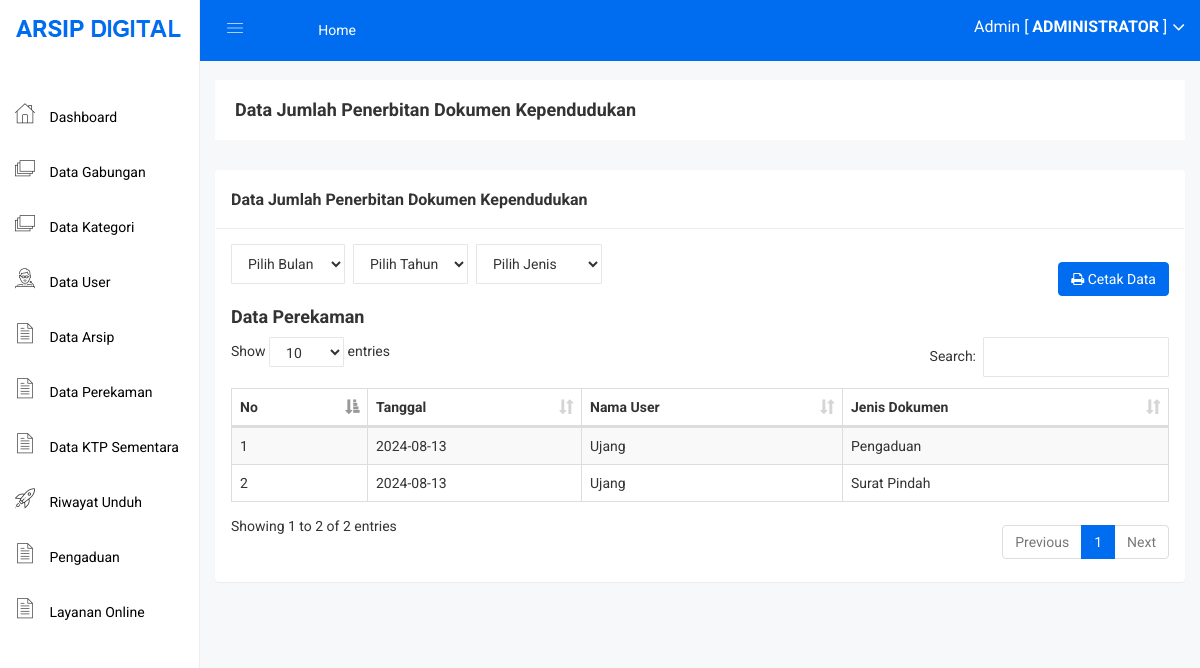
Screenshot of /admin/gabungan.php (signed in) with the database file from the repository.
### tables this page shows
CREATE TABLE IF NOT EXISTS `penerbitan` (
  `id_penerbitan` int NOT NULL AUTO_INCREMENT,
  `tanggal` date NOT NULL,
  `nama_user` varchar(255) NOT NULL,
  `jenis_dokumen` varchar(255) NOT NULL,
  PRIMARY KEY (`id_penerbitan`)
);

### admin/gabungan.php (the view, shortened to what this page needs)
<?php include 'header.php'; ?>
<br>
<br>
<div class="breadcome-area">
    <div class="container-fluid">
        <div class="row">
            <div class="col-lg-12 col-md-12 col-sm-12 col-xs-12">
                <div class="breadcome-list">
                    <div class="row">
                        <div class="col-lg-6 col-md-6 col-sm-6 col-xs-12">
                            <div class="breadcome-heading">
                                <h4 style="margin-bottom: 0px">Data Jumlah Penerbitan Dokumen Kependudukan</h4>
                            </div>
                        </div>
                    </div>
                </div>
            </div>
        </div>
    </div>
</div>
<div class="container-fluid">
    <div class="panel panel">
        <div class="panel-heading">
            <h3 class="panel-title">Data Jumlah Penerbitan Dokumen Kependudukan</h3>
        </div>
        <div class="panel-body">
        <div class="d-flex align-items-center justify-content-between mb-2">
                <div class="d-flex">
                    <div class="form-group">
                        <?= renderMonthSelect('bulan'); ?>
                    </div>
                    <div class="form-group mx-2">
                        <?= renderYearSelect('tahun', 2020, 2025);
                        ?>
                    </div>
                    <div class="form-group">
                        <select name="jenis" id="jenis" class="form-control">
                            <option value="">Pilih Jenis</option>
                        </select>
                    </div>
                </div>
                <div>
                    <a href="gabungan_cetak.php?<?= getUrlParams() ?>" class="btn btn-primary"><i class="fa fa-print"></i> Cetak Data</a>
                </div>
            </div>
            <h4>Data Perekaman</h4>
            <table id="table1" class="table table-bordered table-striped table-hover table-datatable">
                <thead>
                    <tr>
                        <th>No</th>
                        <th>Tanggal</th>
                        <th>Nama User</th>
                        <th>Jenis Dokumen</th>
                    </tr>
                </thead>
                <tbody>
                    <?php
                    $no = 1;
                    $query = "SELECT * FROM penerbitan";
                    $data = mysqli_query($koneksi, $query);
                    while ($d = mysqli_fetch_array($data)) {
                    ?>
                        <tr>
                            <td><?= $no++; ?></td>
                            <td><?= $d['tanggal']; ?></td>
                            <td><?= $d['nama_user']; ?></td>
                            <td style="text-transform: capitalize;"><?= $d['jenis_dokumen']; ?></td>
                        </tr>
                    <?php
                    }
                    ?>
                </tbody>
            </table>
        </div>
    </div>
</div>
<?php include 'footer.php'; ?>

### assets/css/main.css (style rules this page uses)
html { color: #222; font-size: 1em; line-height: 1.4; }

### assets/css/style.css (style rules this page uses)
.btn-primary { background: #006df0; color: white !important; border: 1px solid #006df0; }
.panel-heading { padding: 20px 15px; border-bottom: 1px solid #ececec; }
td { vertical-align: middle !important; }
.mr-2, .mx-2 { margin-right: 0.5rem !important; }
.mb-2, .my-2 { margin-bottom: 0.5rem !important; }
.ml-2, .mx-2 { margin-left: 0.5rem !important; }
.d-flex { display: flex !important; }
.justify-content-between { justify-content: space-between !important; }
.align-items-center { align-items: center !important; }

### assets/js/DataTables/datatables.css (style rules this page uses)
table.dataTable { clear: both; margin-top: 6px !important; margin-bottom: 6px !important; max-width: none !important; border-collapse: separate !important; }
table.dataTable td, table.dataTable th { -webkit-box-sizing: content-box; box-sizing: content-box; }
table.dataTable thead > tr > th.sorting_asc, table.dataTable thead > tr > th.sorting_desc, table.dataTable thead > tr > th.sorting, table.dataTable thead > tr > td.sorting_asc, table.dataTable thead > tr > td.sorting_desc, table.dataTable thead > tr > td.sorting { padding-right: 30px; }
table.dataTable thead .sorting, table.dataTable thead .sorting_asc, table.dataTable thead .sorting_desc, table.dataTable thead .sorting_asc_disabled, table.dataTable thead .sorting_desc_disabled { cursor: pointer; position: relative; }
table.dataTable thead .sorting:after, table.dataTable thead .sorting_asc:after, table.dataTable thead .sorting_desc:after, table.dataTable thead .sorting_asc_disabled:after, table.dataTable thead .sorting_desc_disabled:after { position: absolute; bottom: 8px; right: 8px; display: block; font-family: 'Glyphicons Halflings'; opacity: 0.5; }
table.dataTable thead .sorting:after { opacity: 0.2; content: "\e150"; }
table.dataTable thead .sorting_asc:after { content: "\e155"; }
table.table-bordered.dataTable th, table.table-bordered.dataTable td { border-left-width: 0; }
table.table-bordered.dataTable th:last-child, table.table-bordered.dataTable th:last-child, table.table-bordered.dataTable td:last-child, table.table-bordered.dataTable td:last-child { border-right-width: 0; }
table.table-bordered.dataTable tbody th, table.table-bordered.dataTable tbody td { border-bottom-width: 0; }

### rows the page displays
penerbitan: tanggal "2024-08-13", nama_user "Ujang", jenis_dokumen "Pengaduan"
penerbitan: tanggal "2024-08-13", nama_user "Ujang", jenis_dokumen "Surat Pindah"

### other values shown
$_SESSION['nama'] "Admin"
